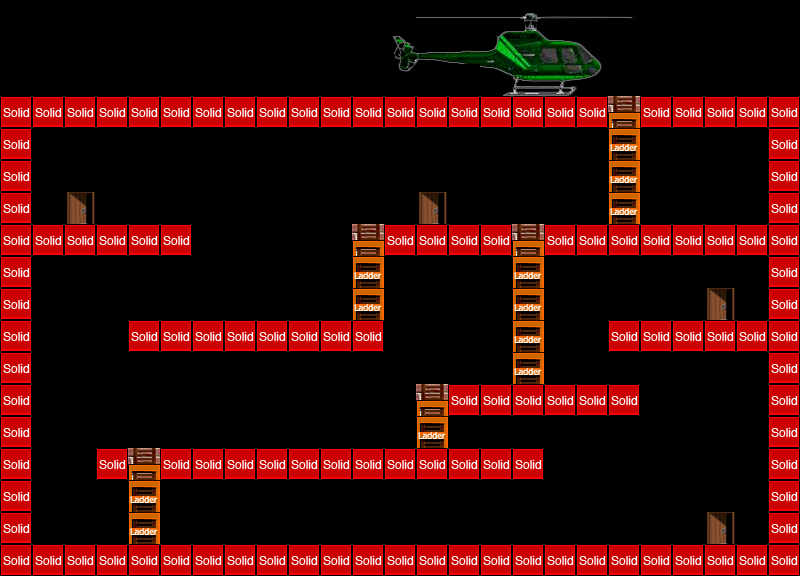

Tiled map render using the project's own tile images. Description and the map definition, with tile-layer contents summarised, below:
An orthogonal 25x18 tile map with 32x32 px tiles, 3 tile layers (Foreground, Background, collision), 6 tilesets and 1 object (friend1).

<map version="1.0" orientation="orthogonal" width="25" height="18" tilewidth="32" tileheight="32" backgroundcolor="#000000">
 <tileset firstgid="1" name="floor" tilewidth="32" tileheight="32">
  <image source="floor.png" width="32" height="32" />
 </tileset>
 <tileset firstgid="2" name="ledder" tilewidth="32" tileheight="32">
  <image source="ledder.png" width="32" height="32" />
 </tileset>
 <tileset firstgid="3" name="ledder-wall" tilewidth="32" tileheight="32">
  <image source="ledder-wall.png" width="32" height="32" />
 </tileset>
 <tileset firstgid="4" name="metatiles32x32" tilewidth="32" tileheight="32">
  <image source="metatiles32x32.png" width="192" height="32" />
  <tile id="0">
   <properties>
    <property name="type" value="solid" />
   </properties>
  </tile>
  <tile id="1">
   <properties>
    <property name="type" value="platform" />
   </properties>
  </tile>
  <tile id="4">
   <properties>
    <property name="type" value="ladder" />
   </properties>
  </tile>
  <tile id="5">
   <properties>
    <property name="type" value="topladder" />
   </properties>
  </tile>
 </tileset>
 <tileset firstgid="10" name="helicopter" tilewidth="32" tileheight="32">
  <image source="helicopter.png" width="256" height="96" />
 </tileset>
 <tileset firstgid="34" name="door" tilewidth="32" tileheight="32">
  <image source="door.png" width="32" height="32" />
 </tileset>
 <layer name="Foreground" width="25" height="18">
  <data>[450 cells, 164 non-empty, 24 distinct tile ids]</data>
 </layer>
 <layer name="Background" width="25" height="18">
  <data>[450 cells, 0 non-empty, 0 distinct tile ids]</data>
 </layer>
 <objectgroup name="Entities" width="25" height="18">
  <object name="friend1" x="32" y="512" width="32" height="32">
   <properties>
    <property name="image" value="friend1" />
    <property name="spritewidth" value="32" />
   </properties>
  </object>
 </objectgroup>
 <layer name="collision" width="25" height="18">
  <data>[450 cells, 140 non-empty, 3 distinct tile ids]</data>
 </layer>
</map>